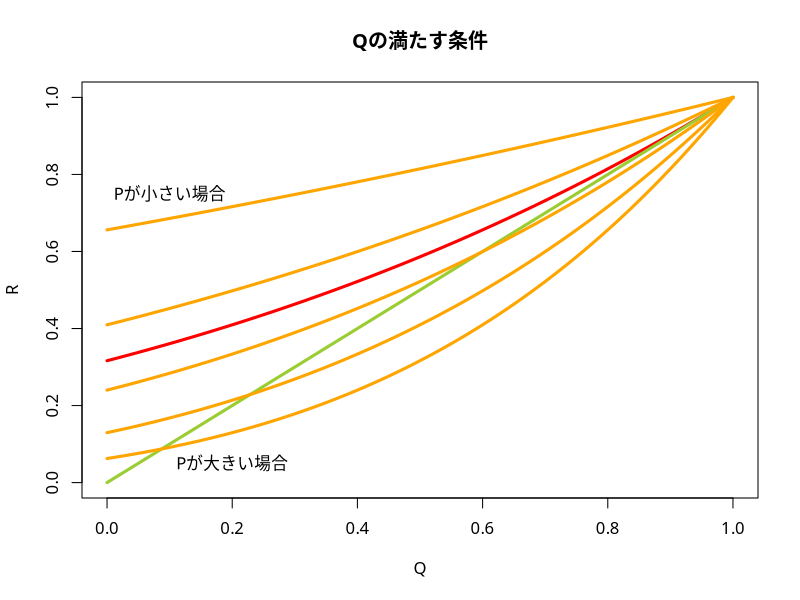
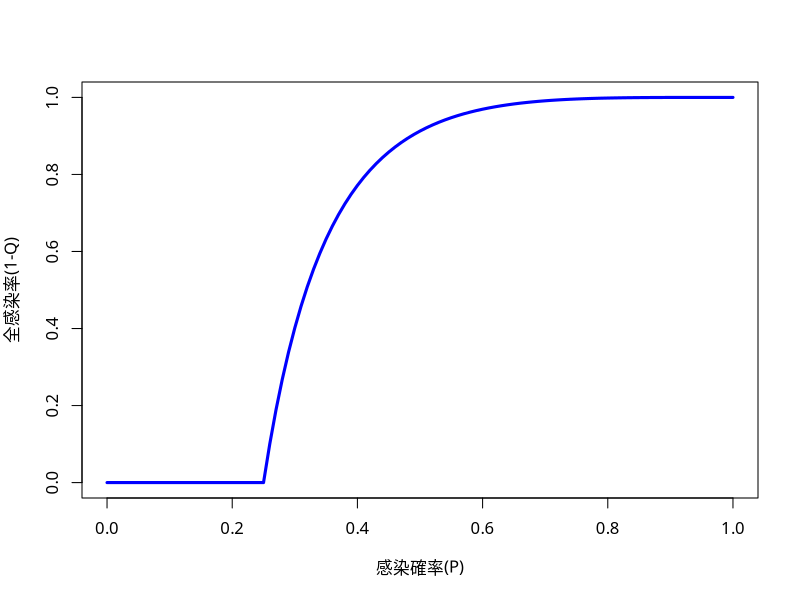

Write the R code that produced these figures, in order.
### 実験6
### 格子モデルで相転移を(近似的に)説明する

## 条件のグラフを表示
par(family="HiraginoSans-W4")
plot(c(0,1),c(0,1),type="n",xlab="Q",ylab="R")
x <- seq(0,1,length=101)
p <- 0.25 
lines(x,(p*x+(1-p))^4,col="red",lwd=3)
lines(x,x,col="yellowgreen",lwd=3)
for(p in seq(0.1,0.5,by=0.1))
    lines(x,(p*x+(1-p))^4,col="orange",lwd=3)
text(0.1,0.75,labels="Pが小さい場合")
text(0.2,0.05,labels="Pが大きい場合")
title("Qの満たす条件")

## 解を計算する
pvec <- seq(0,1,by=0.01)
f <- function(x,y){x-(y*x+(1-y))^4}
qvec <- c(rep(1,sum(pvec<=0.25)), # 0.25で相転移
          sapply(pvec[pvec>0.25], # こちらは数値的に求める
                 function(p){uniroot(f,c(0,0.99),
                                     tol=0.0001,y=p)$root}))
par(family="HiraginoSans-W4")
plot(pvec, 1-qvec, type="l",
     col="blue", lwd=3,
     xlab="感染確率(P)",ylab="全感染率(1-Q)")
